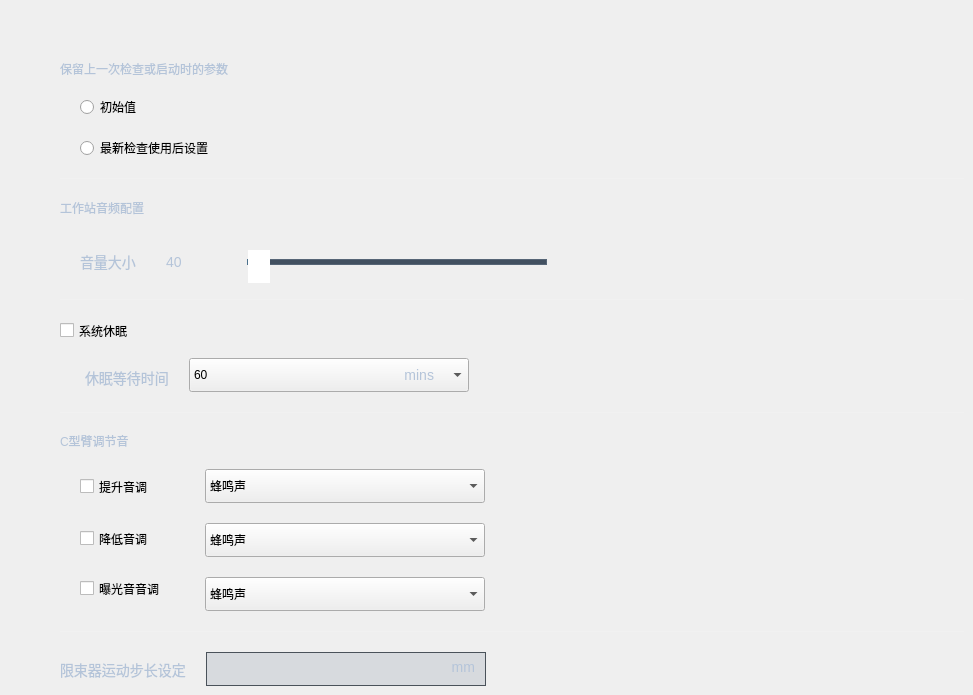
     <widget class="QCfgCArmSysPage" name="page_5">
      <property name="styleSheet">
       <string notr="true">QLabel
{
font: 16px &quot;Microsoft YaHei&quot;;
color: #B4C4D9;
}
</string>
      </property>
      <widget class="QLabel" name="label_89">
       <property name="geometry">
        <rect>
         <x>60</x>
         <y>178</y>
         <width>904</width>
         <height>1</height>
        </rect>
       </property>
       <property name="styleSheet">
        <string notr="true">QLabel{
	background:rgba(255,255,255,0.1);

}</string>
       </property>
       <property name="text">
        <string/>
       </property>
      </widget>
      <widget class="QLabel" name="label_90">
       <property name="geometry">
        <rect>
         <x>60</x>
         <y>412</y>
         <width>904</width>
         <height>1</height>
        </rect>
       </property>
       <property name="styleSheet">
        <string notr="true">QLabel{
	background:rgba(255,255,255,0.1);

}</string>
       </property>
       <property name="text">
        <string/>
       </property>
      </widget>
      <widget class="QWidget" name="widget_11" native="true">
       <property name="geometry">
        <rect>
         <x>80</x>
         <y>98</y>
         <width>251</width>
         <height>71</height>
        </rect>
       </property>
       <widget class="QRadioButton" name="CArmSys_DefaultConfigFalse">
        <property name="geometry">
         <rect>
          <x>0</x>
          <y>41</y>
          <width>181</width>
          <height>18</height>
         </rect>
        </property>
        <property name="text">
         <string>最新检查使用后设置</string>
        </property>
       </widget>
       <widget class="QRadioButton" name="CArmSys_DefaultConfigTrue">
        <property name="geometry">
         <rect>
          <x>0</x>
          <y>0</y>
          <width>121</width>
          <height>18</height>
         </rect>
        </property>
        <property name="text">
         <string>初始值</string>
        </property>
       </widget>
      </widget>
      <widget class="QCheckBox" name="CArmSys_Sleep">
       <property name="geometry">
        <rect>
         <x>60</x>
         <y>322</y>
         <width>101</width>
         <height>17</height>
        </rect>
       </property>
       <property name="text">
        <string>系统休眠</string>
       </property>
      </widget>
      <widget class="QLineEdit" name="CArmSys_beamDefiningAdjust">
       <property name="geometry">
        <rect>
         <x>206</x>
         <y>652</y>
         <width>280</width>
         <height>34</height>
        </rect>
       </property>
       <property name="styleSheet">
        <string notr="true">QLineEdit{

	background:rgba(118,133,154,0.2);
	border:1px solid rgba(74,82,90,1);

}</string>
       </property>
      </widget>
      <widget class="QLabel" name="label_94">
       <property name="geometry">
        <rect>
         <x>60</x>
         <y>662</y>
         <width>131</width>
         <height>16</height>
        </rect>
       </property>
       <property name="styleSheet">
        <string notr="true">QLabel{

	font:14px;
}</string>
       </property>
       <property name="text">
        <string>限束器运动步长设定</string>
       </property>
      </widget>
      <widget class="QLabel" name="label_95">
       <property name="geometry">
        <rect>
         <x>60</x>
         <y>631</y>
         <width>904</width>
         <height>1</height>
        </rect>
       </property>
       <property name="styleSheet">
        <string notr="true">QLabel{
	background:rgba(255,255,255,0.1);

}</string>
       </property>
       <property name="text">
        <string/>
       </property>
      </widget>
      <widget class="QLabel" name="label_96">
       <property name="geometry">
        <rect>
         <x>60</x>
         <y>299</y>
         <width>904</width>
         <height>1</height>
        </rect>
       </property>
       <property name="styleSheet">
        <string notr="true">QLabel{
	background:rgba(255,255,255,0.1);

}</string>
       </property>
       <property name="text">
        <string/>
       </property>
      </widget>
      <widget class="QLabel" name="label_97">
       <property name="geometry">
        <rect>
         <x>60</x>
         <y>60</y>
         <width>240</width>
         <height>18</height>
        </rect>
       </property>
       <property name="text">
        <string>保留上一次检查或启动时的参数</string>
       </property>
      </widget>
      <widget class="QLabel" name="label_98">
       <property name="geometry">
        <rect>
         <x>60</x>
         <y>199</y>
         <width>141</width>
         <height>18</height>
        </rect>
       </property>
       <property name="text">
        <string>工作站音频配置</string>
       </property>
      </widget>
      <widget class="QLabel" name="label_99">
       <property name="geometry">
        <rect>
         <x>80</x>
         <y>254</y>
         <width>61</width>
         <height>16</height>
        </rect>
       </property>
       <property name="styleSheet">
        <string notr="true">QLabel{

	font: 14px;
}</string>
       </property>
       <property name="text">
        <string>音量大小</string>
       </property>
      </widget>
      <widget class="QLabel" name="label_100">
       <property name="geometry">
        <rect>
         <x>166</x>
         <y>251</y>
         <width>24</width>
         <height>21</height>
        </rect>
       </property>
       <property name="styleSheet">
        <string notr="true">QLabel{

	font: 14px;
}</string>
       </property>
       <property name="text">
        <string>40</string>
       </property>
      </widget>
      <widget class="QLabel" name="label_101">
       <property name="geometry">
        <rect>
         <x>85</x>
         <y>370</y>
         <width>91</width>
         <height>16</height>
        </rect>
       </property>
       <property name="styleSheet">
        <string notr="true">QLabel{

	font: 14px;
}</string>
       </property>
       <property name="text">
        <string>休眠等待时间</string>
       </property>
      </widget>
      <widget class="QWidget" name="widget_12" native="true">
       <property name="geometry">
        <rect>
         <x>189</x>
         <y>358</y>
         <width>280</width>
         <height>34</height>
        </rect>
       </property>
       <widget class="QComboBox" name="CArmSys_SleepTime">
        <property name="geometry">
         <rect>
          <x>0</x>
          <y>0</y>
          <width>280</width>
          <height>34</height>
         </rect>
        </property>
        <property name="minimumSize">
         <size>
          <width>280</width>
          <height>34</height>
         </size>
        </property>
        <property name="maximumSize">
         <size>
          <width>280</width>
          <height>34</height>
         </size>
        </property>
        <property name="styleSheet">
         <string notr="true">QComboBox
{
border: 1px solid rgba(74,82,90,1);
border-radius:2px;
background:rgba(118, 133, 154, 0.2);
color:#B4C4D9;
font:normal 14px  Microsoft YaHei;
}
QComboBox QAbstractItemView::item
{
height: 34px;
}
QComboBox:focus
{
border:3px solid #9dadc1;
border-radius:6px
}
QComboBox::down-arrow
{
image: url(:/CArmWorkStation/ImageSource/Patient/Doc_list_btn_pulldown_nor.png);
height:30px;
width:30px;
}
QComboBox:drop-down
{
subcontrol-origin: padding; 
subcontrol-position: top right;
min-width: 20px;border:none;
}
QListView::item
{
padding-left:30px;
background:0000ff;
color:#ffffff;
font:normal 16px Microsoft YaHei;
}
QComboBox:disabled
{
background:rgba(118, 133, 154, 0.05);
border: 1px solid rgba(74,82,90,0.5);
QSpinBox:disabled
{
background:rgba(118, 133, 154, 0.05);
border: 1px solid rgba(74,82,90,0.5);
color: rgba(180, 196, 217, 0.6);
}
}</string>
        </property>
        <item>
         <property name="text">
          <string>60</string>
         </property>
        </item>
       </widget>
       <widget class="QLabel" name="label_12">
        <property name="geometry">
         <rect>
          <x>200</x>
          <y>10</y>
          <width>45</width>
          <height>14</height>
         </rect>
        </property>
        <property name="styleSheet">
         <string notr="true">QLabel{
	background:rgba(118, 133, 154, 0);
	font:14px;
}</string>
        </property>
        <property name="text">
         <string>mins</string>
        </property>
        <property name="alignment">
         <set>Qt::AlignRight|Qt::AlignTrailing|Qt::AlignVCenter</set>
        </property>
       </widget>
      </widget>
      <widget class="QComboBox" name="CArmSys_VoiceUpAdjust">
       <property name="geometry">
        <rect>
         <x>205</x>
         <y>469</y>
         <width>280</width>
         <height>34</height>
        </rect>
       </property>
       <property name="minimumSize">
        <size>
         <width>280</width>
         <height>34</height>
        </size>
       </property>
       <property name="maximumSize">
        <size>
         <width>280</width>
         <height>34</height>
        </size>
       </property>
       <property name="styleSheet">
        <string notr="true">QComboBox
{
border: 1px solid rgba(74,82,90,1);
border-radius:2px;
background:rgba(118, 133, 154, 0.2);
color:#B4C4D9;
font:normal 14px  Microsoft YaHei;
}
QComboBox QAbstractItemView::item
{
height: 34px;
}
QComboBox:focus
{
border:3px solid #9dadc1;
border-radius:6px
}
QComboBox::down-arrow
{
image: url(:/CArmWorkStation/ImageSource/Patient/Doc_list_btn_pulldown_nor.png);
height:30px;
width:30px;
}
QComboBox:drop-down
{
subcontrol-origin: padding; 
subcontrol-position: top right;
min-width: 20px;border:none;
}
QListView::item
{
padding-left:30px;
background:0000ff;
color:#ffffff;
font:normal 16px Microsoft YaHei;
}
QComboBox:disabled
{
background:rgba(118, 133, 154, 0.05);
border: 1px solid rgba(74,82,90,0.5);
QSpinBox:disabled
{
background:rgba(118, 133, 154, 0.05);
border: 1px solid rgba(74,82,90,0.5);
color: rgba(180, 196, 217, 0.6);
}
}</string>
       </property>
       <item>
        <property name="text">
         <string>蜂鸣声</string>
        </property>
       </item>
       <item>
        <property name="text">
         <string>滴滴声</string>
        </property>
       </item>
       <item>
        <property name="text">
         <string>雨水声</string>
        </property>
       </item>
       <item>
        <property name="text">
         <string>音乐1</string>
        </property>
       </item>
       <item>
        <property name="text">
         <string>音乐2</string>
        </property>
       </item>
      </widget>
      <widget class="QCheckBox" name="CArmSys_checkVoiceUp">
       <property name="geometry">
        <rect>
         <x>80</x>
         <y>478</y>
         <width>111</width>
         <height>17</height>
        </rect>
       </property>
       <property name="text">
        <string>提升音调</string>
       </property>
      </widget>
      <widget class="QLabel" name="label_102">
       <property name="geometry">
        <rect>
         <x>60</x>
         <y>433</y>
         <width>101</width>
         <height>16</height>
        </rect>
       </property>
       <property name="text">
        <string>C型臂调节音</string>
       </property>
      </widget>
      <widget class="QCheckBox" name="CArmSys_checkVoiceDown">
       <property name="geometry">
        <rect>
         <x>80</x>
         <y>530</y>
         <width>111</width>
         <height>17</height>
        </rect>
       </property>
       <property name="text">
        <string>降低音调</string>
       </property>
      </widget>
      <widget class="QComboBox" name="CArmSys_VoiceDownAdjust">
       <property name="geometry">
        <rect>
         <x>205</x>
         <y>523</y>
         <width>280</width>
         <height>34</height>
        </rect>
       </property>
       <property name="minimumSize">
        <size>
         <width>280</width>
         <height>34</height>
        </size>
       </property>
       <property name="maximumSize">
        <size>
         <width>280</width>
         <height>34</height>
        </size>
       </property>
       <property name="styleSheet">
        <string notr="true">QComboBox
{
border: 1px solid rgba(74,82,90,1);
border-radius:2px;
background:rgba(118, 133, 154, 0.2);
color:#B4C4D9;
font:normal 14px  Microsoft YaHei;
}
QComboBox QAbstractItemView::item
{
height: 34px;
}
QComboBox:focus
{
border:3px solid #9dadc1;
border-radius:6px
}
QComboBox::down-arrow
{
image: url(:/CArmWorkStation/ImageSource/Patient/Doc_list_btn_pulldown_nor.png);
height:30px;
width:30px;
}
QComboBox:drop-down
{
subcontrol-origin: padding; 
subcontrol-position: top right;
min-width: 20px;border:none;
}
QListView::item
{
padding-left:30px;
background:0000ff;
color:#ffffff;
font:normal 16px Microsoft YaHei;
}
QComboBox:disabled
{
background:rgba(118, 133, 154, 0.05);
border: 1px solid rgba(74,82,90,0.5);
QSpinBox:disabled
{
background:rgba(118, 133, 154, 0.05);
border: 1px solid rgba(74,82,90,0.5);
color: rgba(180, 196, 217, 0.6);
}
}</string>
       </property>
       <item>
        <property name="text">
         <string>蜂鸣声</string>
        </property>
       </item>
       <item>
        <property name="text">
         <string>雨水声</string>
        </property>
       </item>
       <item>
        <property name="text">
         <string>滴滴声</string>
        </property>
       </item>
       <item>
        <property name="text">
         <string>音乐1</string>
        </property>
       </item>
       <item>
        <property name="text">
         <string>音乐2</string>
        </property>
       </item>
      </widget>
      <widget class="QCheckBox" name="CArmSys_checkExposureVoice">
       <property name="geometry">
        <rect>
         <x>80</x>
         <y>580</y>
         <width>111</width>
         <height>17</height>
        </rect>
       </property>
       <property name="text">
        <string>曝光音音调</string>
       </property>
      </widget>
      <widget class="QComboBox" name="CArmSys_ExposureVoiceAdjust">
       <property name="geometry">
        <rect>
         <x>205</x>
         <y>577</y>
         <width>280</width>
         <height>34</height>
        </rect>
       </property>
       <property name="minimumSize">
        <size>
         <width>280</width>
         <height>34</height>
        </size>
       </property>
       <property name="maximumSize">
        <size>
         <width>280</width>
         <height>34</height>
        </size>
       </property>
       <property name="styleSheet">
        <string notr="true">QComboBox
{
border: 1px solid rgba(74,82,90,1);
border-radius:2px;
background:rgba(118, 133, 154, 0.2);
color:#B4C4D9;
font:normal 14px  Microsoft YaHei;
}
QComboBox QAbstractItemView::item
{
height: 34px;
}
QComboBox:focus
{
border:3px solid #9dadc1;
border-radius:6px
}
QComboBox::down-arrow
{
image: url(:/CArmWorkStation/ImageSource/Patient/Doc_list_btn_pulldown_nor.png);
height:30px;
width:30px;
}
QComboBox:drop-down
{
subcontrol-origin: padding; 
subcontrol-position: top right;
min-width: 20px;border:none;
}
QListView::item
{
padding-left:30px;
background:0000ff;
color:#ffffff;
font:normal 16px Microsoft YaHei;
}
QComboBox:disabled
{
background:rgba(118, 133, 154, 0.05);
border: 1px solid rgba(74,82,90,0.5);
QSpinBox:disabled
{
background:rgba(118, 133, 154, 0.05);
border: 1px solid rgba(74,82,90,0.5);
color: rgba(180, 196, 217, 0.6);
}
}</string>
       </property>
       <item>
        <property name="text">
         <string>蜂鸣声</string>
        </property>
       </item>
       <item>
        <property name="text">
         <string>雨水声</string>
        </property>
       </item>
       <item>
        <property name="text">
         <string>滴滴声</string>
        </property>
       </item>
       <item>
        <property name="text">
         <string>音乐1</string>
        </property>
       </item>
       <item>
        <property name="text">
         <string>音乐2</string>
        </property>
       </item>
      </widget>
      <widget class="QWidget" name="widget_13" native="true">
       <property name="geometry">
        <rect>
         <x>205</x>
         <y>241</y>
         <width>384</width>
         <height>42</height>
        </rect>
       </property>
       <widget class="QLabel" name="CArmSys_Voice0">
        <property name="geometry">
         <rect>
          <x>0</x>
          <y>5</y>
          <width>32</width>
          <height>32</height>
         </rect>
        </property>
        <property name="text">
         <string/>
        </property>
        <property name="pixmap">
         <pixmap resource="../../CArmWorkStation.qrc">:/SysConfig/ImageSource/SysConfig/audio1.png</pixmap>
        </property>
       </widget>
       <widget class="QLabel" name="CArmSys_Voice1">
        <property name="geometry">
         <rect>
          <x>352</x>
          <y>5</y>
          <width>32</width>
          <height>32</height>
         </rect>
        </property>
        <property name="text">
         <string/>
        </property>
        <property name="pixmap">
         <pixmap resource="../../CArmWorkStation.qrc">:/SysConfig/ImageSource/SysConfig/audio2.png</pixmap>
        </property>
       </widget>
       <widget class="QSlider" name="horizontalSlider">
        <property name="geometry">
         <rect>
          <x>42</x>
          <y>0</y>
          <width>300</width>
          <height>42</height>
         </rect>
        </property>
        <property name="styleSheet">
         <string notr="true">QSlider::groove:horizontal{height: 4px;background-color:rgba(66,80,96,1) ;border: 1px solid #566576;border-radius: 0px;padding - left:-1px;padding right:-1px;}
        QSlider::sub-page:horizontal{height: 4px;background: qlineargradient(x1 : 0, y1 : 0, x2 : 0, y2 : 1, stop : 0 #0091FF, stop:1 #0091FF);background: qlineargradient(x1 : 0, y1 : 0.2, x2 : 1, y2 : 1, stop : 0 #0091FF, stop:1 #0091FF);
    border: 1px solid #4A708B;
        border - radius: 2px;
    }
      QSlider::handle:horizontal
    {
    width: 22px;
        background-color:rgba(255,255,255,1);
margin-top: -10px;
margin-bottom: -40px;
    }</string>
        </property>
        <property name="orientation">
         <enum>Qt::Horizontal</enum>
        </property>
       </widget>
      </widget>
      <widget class="QLabel" name="label_13">
       <property name="geometry">
        <rect>
         <x>430</x>
         <y>660</y>
         <width>45</width>
         <height>14</height>
        </rect>
       </property>
       <property name="styleSheet">
        <string notr="true">QLabel{
	background:rgba(118, 133, 154, 0);
	font:14px;
}</string>
       </property>
       <property name="text">
        <string>mm</string>
       </property>
       <property name="alignment">
        <set>Qt::AlignRight|Qt::AlignTrailing|Qt::AlignVCenter</set>
       </property>
      </widget>
     </widget>
